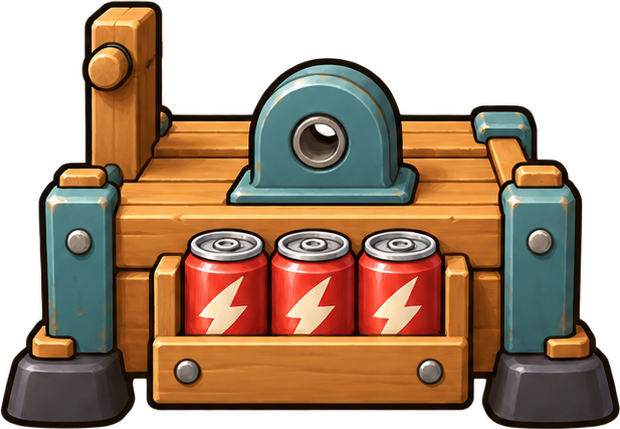
#> input picture art/can-tosser/parts/base.png, 620 x 429 px
$ python render_route1.py
#> lines starting #> are read from the running program, lines starting #| are printed output that depends on the picture
### art/can-tosser/rig.py
# Can Tosser skeletal rig: composes the 4 hand-painted parts into frames.
#
# The machine is built FACING LEFT (as in the reference): the rear post with the rubber-band anchor is on the launch
# side, the arm points up and back (right) when it is "ready", the cords pull it forward and the can leaves along the
# scoop's mouth.  gen_can_anim.py mirrors the finished frames, because the game expects sprites that face right.
import math, os
import numpy as np
from PIL import Image, ImageDraw

HERE = os.path.join(os.path.dirname(os.path.abspath(__file__)), 'parts')
P = {k: Image.open(f'{HERE}/{k}.png').convert('RGBA') for k in ('base', 'arm', 'can', 'cap')}
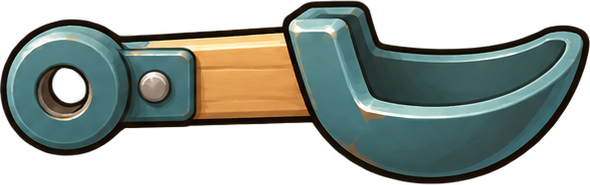
#> input picture art/can-tosser/parts/arm.png, 590 x 185 px
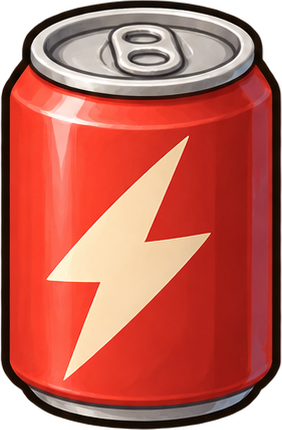
#> input picture art/can-tosser/parts/can.png, 282 x 430 px

# --- rig constants (source-pixel units; base crop is 620x429) ---
BASE_PIVOT_HOLE = (320, 134)      # axle hole on the base bracket
BASE_FOOT = (310, 421)            # bottom-centre of the base (stands on the pad here)
ARM_HOLE = (68, 85)               # axle hole at the arm's round end
ARM_SC = 0.74
CAN_SC = 0.52
CAP_SC = 0.41

# The can STANDS in the cup: its axis is the scoop's mouth direction (arm-local "up"), lid outward, bottom behind the near rim.
CAN_CENTER = (455, 48)            # arm-crop coords: centre of the can when it sits in the cup
CAN_ANCHOR = (141, 215)          # can-image px placed at CAN_CENTER (the can's middle)
CAN_LOCAL_ROT = 0                 # can image already has its lid "up" = the mouth direction
CAN_SQUASH = 1.0                 # reference can is short and fat; the part sheet's can is tall
MUZZLE_PUSH = 100                  # arm-crop px along the mouth direction: where the can is when it leaves the cup
# outline of everything that stands IN FRONT of the can (bowl's end wall + the near rim and shell), arm-crop coords
FRONT_POLY = [(280, 0), (344, 0), (346, 55), (361, 66), (367, 90), (380, 94), (410, 101), (450, 102), (490, 94), (530, 82),
              (552, 58), (566, 32), (580, 8), (600, 8), (600, 200), (280, 200)]

# Two rubber cords from the rear post's knob: one to the rivet on the arm, one to the pivot hub.
CORD_UP = dict(post=(124, 58), arm=(158, 82))       # post: base coords, arm: arm-crop coords
CORD_LO = dict(post=(124, 82), arm=ARM_HOLE)
CORD_COL, CORD_OUT, CORD_HI = (52, 54, 64), (14, 14, 20), (130, 134, 150)
REST_DEG = -42.0                  # "ready" pose; the cords are exactly taut here

S = 0.5                           # world -> output px
SS = 2                            # supersample
WX0, WY0, WX1, WY1 = -10, -310, 720, 440
FW, FH = round((WX1 - WX0) * S), round((WY1 - WY0) * S)
K = S * SS

# [21 lines left out: functions _M, place, world_of, not called in this run]

def to_px(w):  # world -> output px (not supersampled)
    return ((w[0] - WX0) * S, (w[1] - WY0) * S)

_FRONT = None
# [58 lines left out: functions _front_mask, _cord_pts, _draw_cord, _rest_lengths, not called in this run]
REST_LEN = _rest_lengths()

# [35 lines left out: functions draw_arm, render, not called in this run]

# [3 lines that do not run on import are left out]

### art/can-tosser/render_route1.py
import sys, os; os.chdir(os.path.dirname(os.path.abspath(__file__))); sys.path.insert(0,'.')
#> (the run stopped early here; a loop or call above may not have finished)
